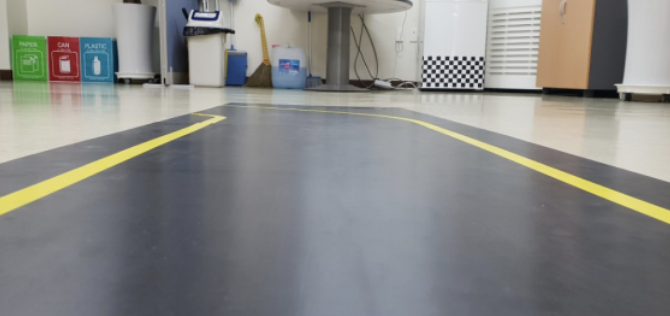
#> input picture img/line/line-1.png, 670 x 316 px
$ python 03-threshold.py
#> lines starting #> are read from the running program, lines starting #| are printed output that depends on the picture; after the words box and inside, x2 and y2 are one past the last pixel; in counts of white or black regions, pixels touching at a corner belong together
import cv2

src = cv2.imread("../img/line/line-1.png", cv2.IMREAD_COLOR)
#> src is the input picture: shape (316, 670, 3); mean B, G, R 134.8, 136.7, 136.3
dst = cv2.cvtColor(src, cv2.COLOR_BGR2GRAY)
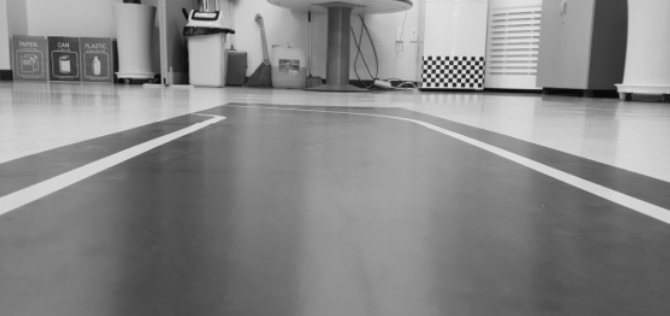
#> dst: shape (316, 670); min 7, max 231, mean 136.3
ret, thr1 = cv2.threshold(dst, 170, 255, cv2.THRESH_BINARY)
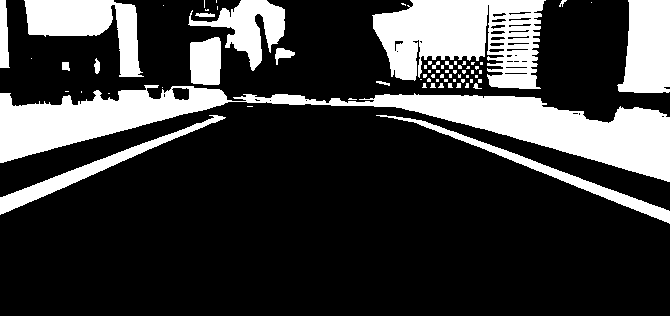
#> thr1: shape (316, 670); 23.5% white; 70 white regions (48 under 20 px), largest, box (x1, y1, x2, y2) and area: (0, 85, 670, 182) 20605, (372, 0, 546, 89) 10093, (24, 0, 144, 77) 4410
ret, thr2 = cv2.threshold(dst, 170, 255, cv2.THRESH_BINARY_INV)
ret, thr3 = cv2.threshold(dst, 170, 255, cv2.THRESH_TRUNC)
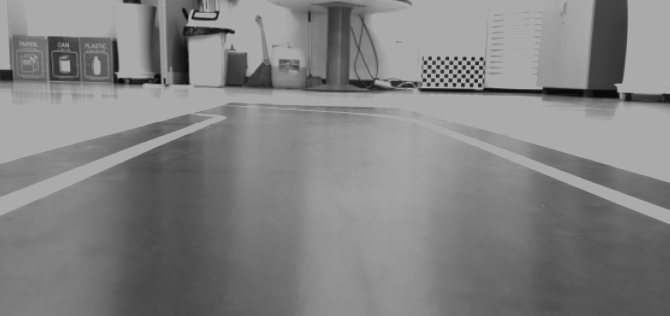
#> thr3: shape (316, 670); min 7, max 170, mean 130
ret, thr4 = cv2.threshold(dst, 170, 255, cv2.THRESH_TOZERO)
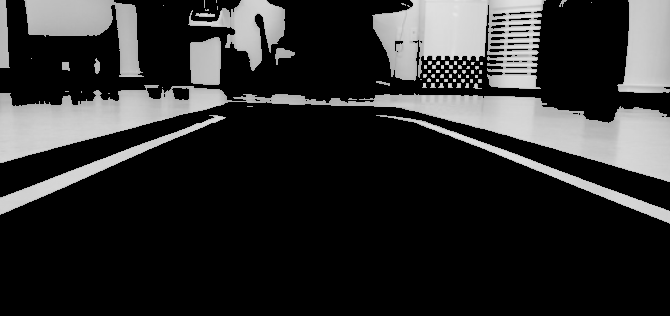
#> thr4: shape (316, 670); min 0, max 231, mean 46.3
ret, thr5 = cv2.threshold(dst, 170, 255, cv2.THRESH_TOZERO_INV)
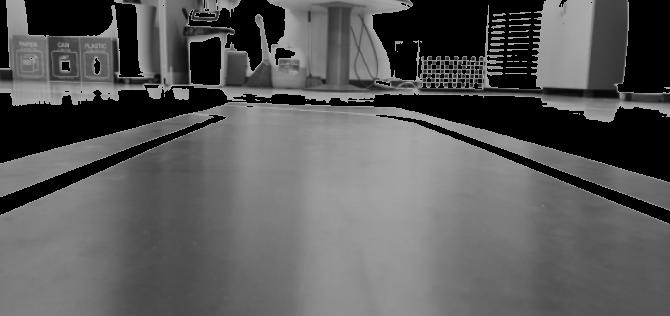
#> thr5: shape (316, 670); min 0, max 170, mean 90

cv2.imshow("original", src)
cv2.imshow("dst", dst)
cv2.imshow("BINARY", thr1)
cv2.imshow("BINARY_INV", thr2)
cv2.imshow("TRUNC", thr3)
cv2.imshow("TOZERO", thr4)
cv2.imshow("TOZERO_INV", thr5)

cv2.waitKey()
cv2.destroyAllWindows()
